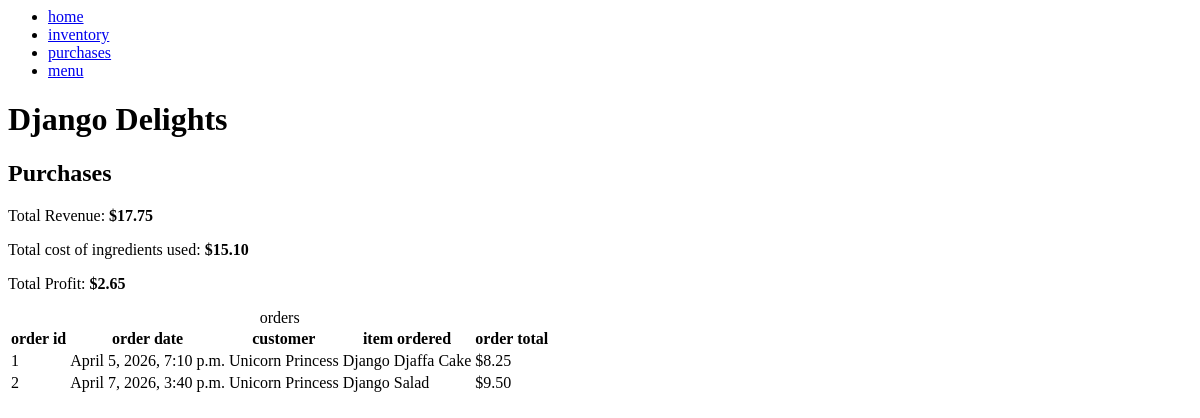
Before: /purchases/ with the older database file.
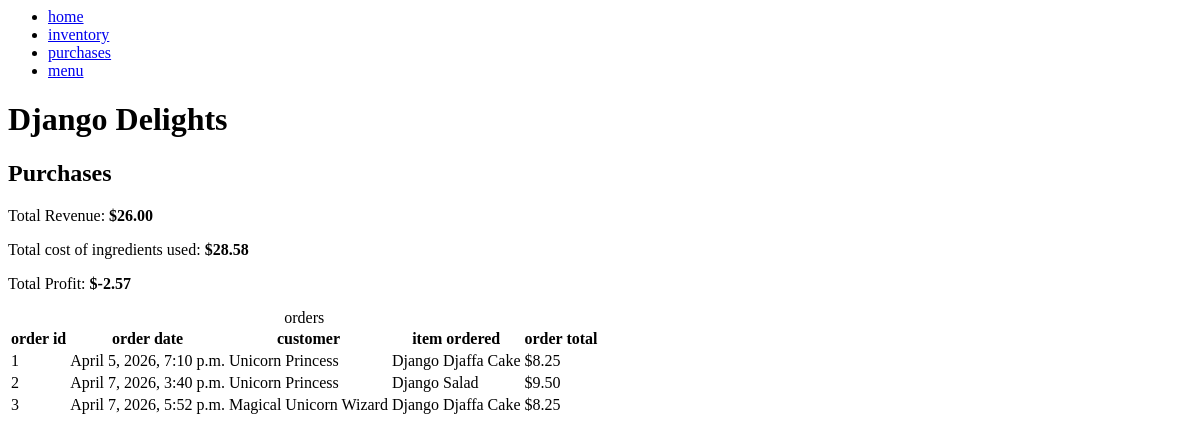
After: the same page with the newer database file.
### inventory/models.py (models this page shows)
class Order(models.Model):
    order_timestamp = models.DateTimeField(auto_now=True)
    customer_name = models.ForeignKey(Customer, on_delete=models.CASCADE)
    order_total = models.FloatField(validators=[MinValueValidator(0)])
    menu_item_name = models.ForeignKey(MenuItem, on_delete=models.CASCADE)

class Customer(models.Model):
    customer_name = models.CharField(max_length=200)
    customer_email = models.EmailField()
    def __str__(self):
        return self.customer_name

class MenuItem(models.Model):
    menu_item_name = models.CharField(max_length=200)
    menu_item_price = models.FloatField(validators=[MinValueValidator(0)])
    def __str__(self):
        return self.menu_item_name

### inventory/views.py (the view)
# urls.py: path('purchases/', views.Purchases.as_view(), name='purchases'),
class Purchases(ListView):
    model = Order
    context_object_name = 'purchases'
    template_name = 'inventory/purchases.html'
    def get_context_data(self, **kwargs):
        context = super().get_context_data(**kwargs)
        order_totals = self.get_queryset()
        sum_totals = sum([item.order_total for item in order_totals])
        context['total_orders_sum'] = sum_totals
        orders = self.get_queryset()
        ordered_items = [item.menu_item_name for item in orders]
        recipe_requirements = RecipeRequirement.objects.all()
        list_of_ingr_for_calc = []
        cost = 0
        for item in ordered_items:
            for ingr in recipe_requirements:
                if ingr.menu_item_name == item:
                    list_of_ingr_for_calc.append(
                        (ingr.ingredient_name, ingr.recipe_qty))
        for ingr in list_of_ingr_for_calc:
            ingr_name = ingr[0]
            ingr_qty_used = ingr[1]
            currIngr = Ingredient.objects.filter(ingredient_name=ingr_name)[0]
            cost += currIngr.ingredient_unit_price * ingr_qty_used
        context['ingr_used_cost'] = cost
        context['profit'] = sum_totals - cost
        return context

### inventory/models.py (called while the page is built)
    def __str__(self):
        return self.ingredient_name

### inventory/templates/inventory/purchases.html
{% extends 'inventory/base.html' %} {% block content %}
<h2>Purchases</h2>
<p>Total Revenue: <strong>${{ total_orders_sum|floatformat:2 }}</strong></p>
<p>
  Total cost of ingredients used:
  <strong>${{ ingr_used_cost|floatformat:2 }}</strong>
</p>
<p>Total Profit: <strong>${{ profit|floatformat:2 }}</strong></p>
<table>
  <caption>
    orders
  </caption>
  <thead>
    <tr>
      <th>order id</th>
      <th>order date</th>
      <th>customer</th>
      <th>item ordered</th>
      <th>order total</th>
    </tr>
  </thead>
  <tbody>
    {% for order in purchases %}
    <tr>
      <td>{{ order.id}}</td>
      <td>{{ order.order_timestamp}}</td>
      <td>{{ order.customer_name}}</td>
      <td>{{ order.menu_item_name}}</td>
      <td>${{ order.order_total|floatformat:2 }}</td>
    </tr>
    {% endfor %}
  </tbody>
</table>
{% endblock %}

Changed rows visible on the page:
added Order: id "3", order_timestamp "April 7, 2026, 5:52 p.m.", customer_name "Magical Unicorn Wizard", menu_item_name "Django Djaffa Cake", order_total "8.25"
Other visible differences:
{{ total_orders_sum|floatformat:2 }}: "17.75" → "26.00"
{{ ingr_used_cost|floatformat:2 }}: "15.10" → "28.58"
{{ profit|floatformat:2 }}: "2.65" → "-2.57"
